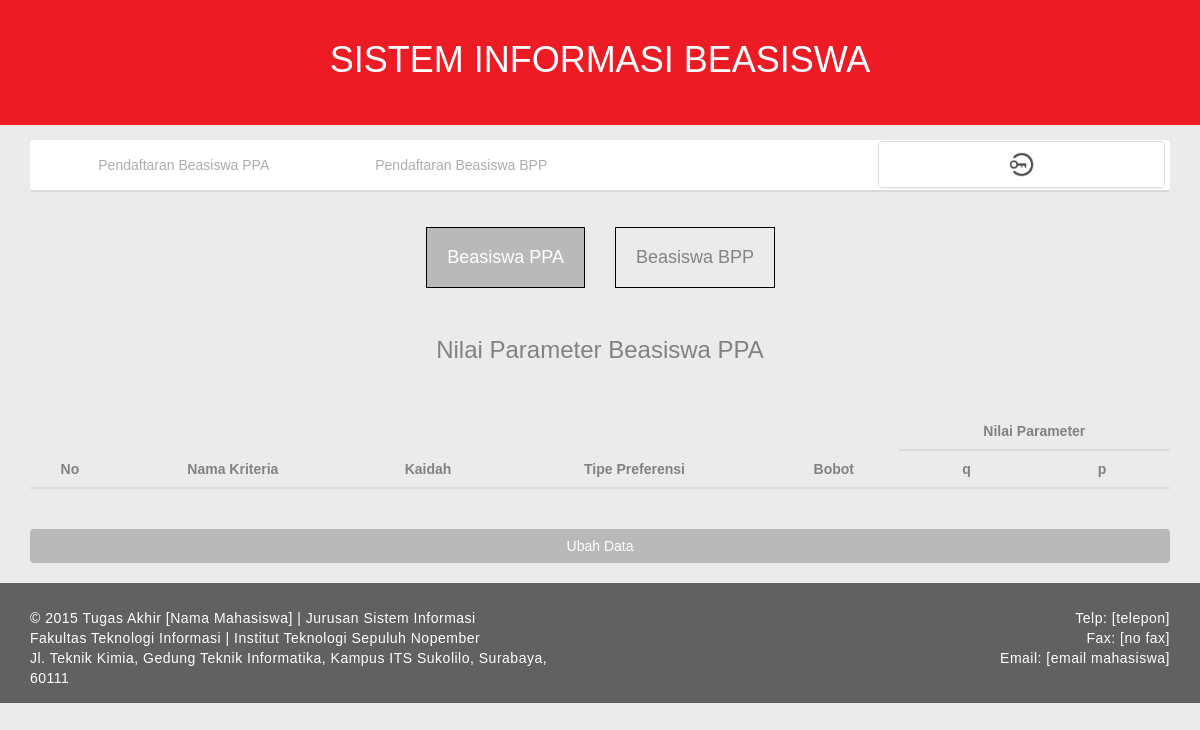
Before: /index.php/admin/parameter_ppa with the older database file.
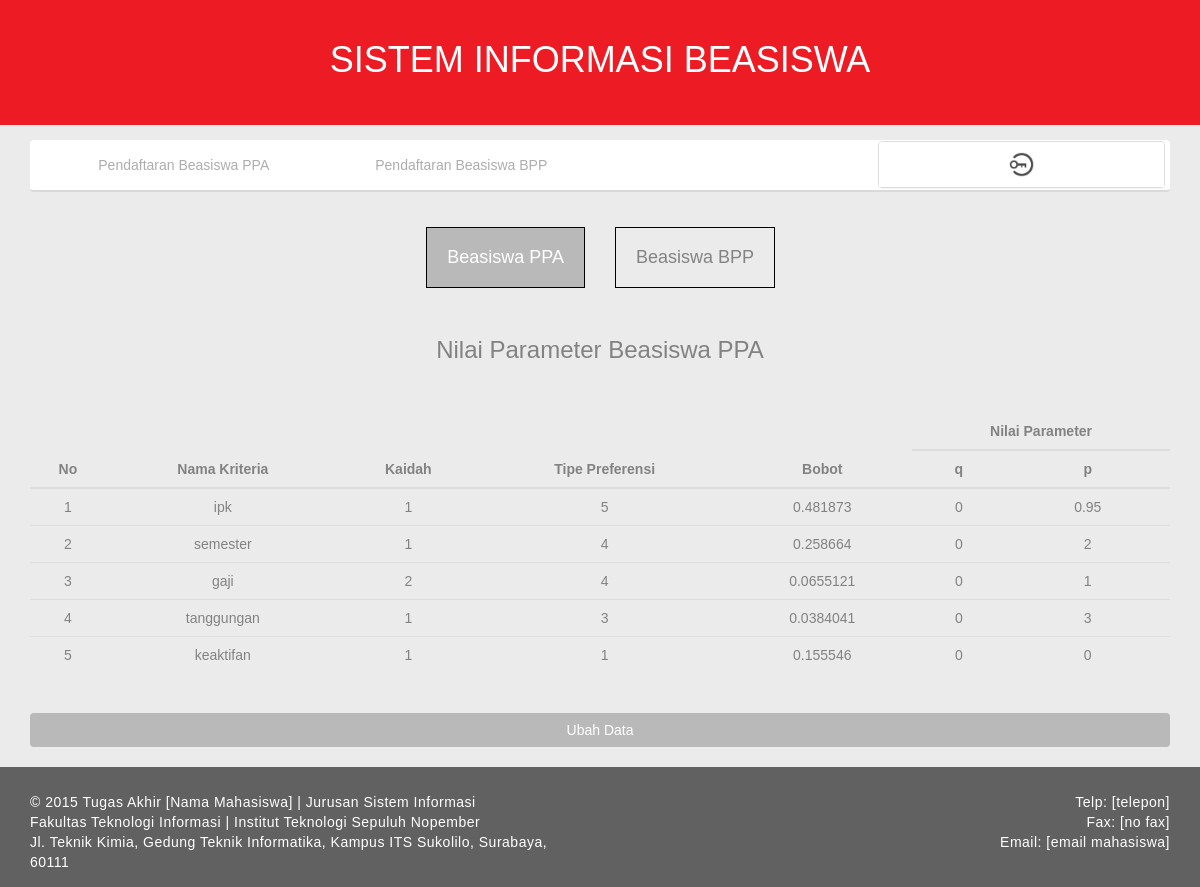
After: the same page with the newer database file.
### tables this page shows
CREATE TABLE `parameter_ppa` (
  `id_parameter` int(11) NOT NULL,
  `nama_kriteria` varchar(255) DEFAULT NULL,
  `kaidah` int(11) DEFAULT NULL,
  `tipe` int(11) DEFAULT NULL,
  `bobot` float DEFAULT NULL,
  `q` float DEFAULT NULL,
  `p` float DEFAULT NULL,
  PRIMARY KEY (`id_parameter`)
);

### application/controllers/admin.php (called while the page is built, shortened)
<?php if ( ! defined('BASEPATH')) exit('No direct script access allowed');
class Admin extends CI_Controller {
	public function __construct()
	{
		$this->load->library('session');
	}
	public function parameter_ppa()
	{
		$this->load->database('beasiswa');
		$this->load->model('Beasiswa_models','bea');
		$this->load->view('layout/header',array('display'=>'set_parameter'));
		$this->load->view('admin/parameter_ppa',array('data'=>$this->bea->nilai_parameter('ppa')));
		$this->load->view('layout/footer');
	}
}

### index.php (called while the page is built, shortened)
<?php
require_once BASEPATH.'core/CodeIgniter.php';

### application/models/Beasiswa_models.php (called while the page is built, shortened)
<?php
class Beasiswa_models extends CI_Model {
   public function nilai_parameter($par)
   {
      $count=1;
      if($par=='ppa')
         $sql = $this->db->get_where('parameter_ppa');
      else
         $sql = $this->db->get_where('parameter_bpp');
      foreach ($sql->result() as $row) {
            $kriteria[$count++]=array('no'=>$row->id_parameter,'kriteria'=>$row->nama_kriteria,'kaidah'=>$row->kaidah,'tipe'=>$row->tipe,'bobot'=>$row->bobot,'q'=>$row->q,'p'=>$row->p);
      }
      return $kriteria;
   }
}
?>

### application/views/admin/parameter_ppa.php (the view)
<div class="col-md-12" style="background:none;">
	<div class="col-md-6" style="background:none;">
		<a href="<?php echo  base_url();?>admin/parameter_ppa"><h4 class="tipe" style="float:right;background-color:#B9B9B9;color:white;">Beasiswa PPA</h4></a>
	</div>
	<div class="col-md-6" style="background:none;">
		<a href="<?php echo  base_url();?>admin/parameter_bpp"><h4 class="tipe" style="float:left;">Beasiswa BPP</h4></a>
	</div>
</div>
<br><br><br><br><br>
<div class="col-md-12" style="background:none;text-align:center;">
	<h3>Nilai Parameter Beasiswa PPA</h3><br><br>
	<table class="table" style="text-align:center;">
		 <thead>
	        <tr>
	            <th rowspan="2" style="text-align:center;">No</th>
	            <th rowspan="2" style="text-align:center;">Nama Kriteria</th>
	            <th rowspan="2" style="text-align:center;">Kaidah</th>
	            <th rowspan="2" style="text-align:center;">Tipe Preferensi</th>
	            <th rowspan="2" style="text-align:center;">Bobot</th>
	            <th colspan="2" style="text-align:center;">Nilai Parameter</th>
	        </tr>
          	<tr>
	            <th style="text-align:center;">q</th>
	            <th style="text-align:center;">p</th>
          	</tr>
        </thead>
		<tbody>
			<?php foreach ($data as $key => $value) { ?>
			<tr>
				<td><?php echo $value['no'];?></td>
				<td><?php echo $value['kriteria'];?></td>
				<td><?php echo $value['kaidah'];?></td>
				<td><?php echo $value['tipe'];?></td>
				<td><?php echo $value['bobot'];?></td>
				<td><?php echo $value['q'];?></td>
				<td><?php echo $value['p'];?></td>
			</tr>
			<?php }?>
		</tbody>
	</table>
	<a id="submit-btn" class="btn col-sm-12" style="color:white;background-color:#B9B9B9;margin-top:20px;" href="<?php echo base_url(); ?>admin/set_parameter_ppa"> Ubah Data</a>
</div>

Changed rows visible on the page:
added parameter_ppa: no "1", nama_kriteria "ipk", kaidah "1", tipe "5", bobot "0.481873", q "0", p "0.95"
added parameter_ppa: no "2", nama_kriteria "semester", kaidah "1", tipe "4", bobot "0.258664", q "0", p "2"
added parameter_ppa: id_parameter "3", nama_kriteria "gaji", kaidah "2", tipe "4", bobot "0.0655121", q "0", p "1"
added parameter_ppa: id_parameter "4", nama_kriteria "tanggungan", kaidah "1", tipe "3", bobot "0.0384041", q "0", p "3"
added parameter_ppa: id_parameter "5", nama_kriteria "keaktifan", kaidah "1", tipe "1", bobot "0.155546", q "0", p "0"
